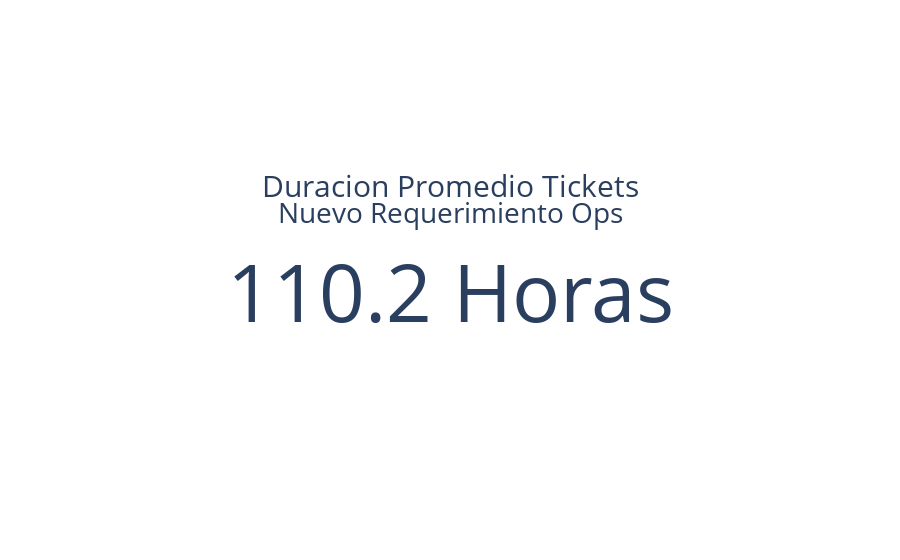

The cell this chart's notebook holds for it:
### Code cell
# Tarjeta que muestra la duracion promedio de los tickets de Nuevo Requerimiento recibidos por Operaciones

fig = go.Figure()

fig.add_trace(go.Indicator(
    mode = "number",
    value = tickets_req_ops_time[tickets_req_ops_time['t_finalizado'] == True].describe()['Duracion_Ticket_horas']['mean'],
    number = {'suffix' : ' Horas'},
    title = {"text": "<span style='font-size:1.5em'>Duracion Promedio Tickets</span><br><span style='font-size:1.4em'>Nuevo Requerimiento Ops</span><br>"},
    domain = {'x': [1, 1], 'y': [1, 1]}))

### Figure 1 — Plotly figure (JSON) as saved in the notebook; plotly's stock layout.template omitted (floating-point values rounded to 4 significant figures)
{"data": [{"domain": {"x": [1, 1], "y": [1, 1]}, "mode": "number", "number": {"suffix": " Horas"}, "title": {"text": "<span style='font-size:1.5em'>Duracion Promedio Tickets</span><br><span style='font-size:1.4em'>Nuevo Requerimiento Ops</span><br>"}, "type": "indicator", "value": 110.2}], "layout": {}}
